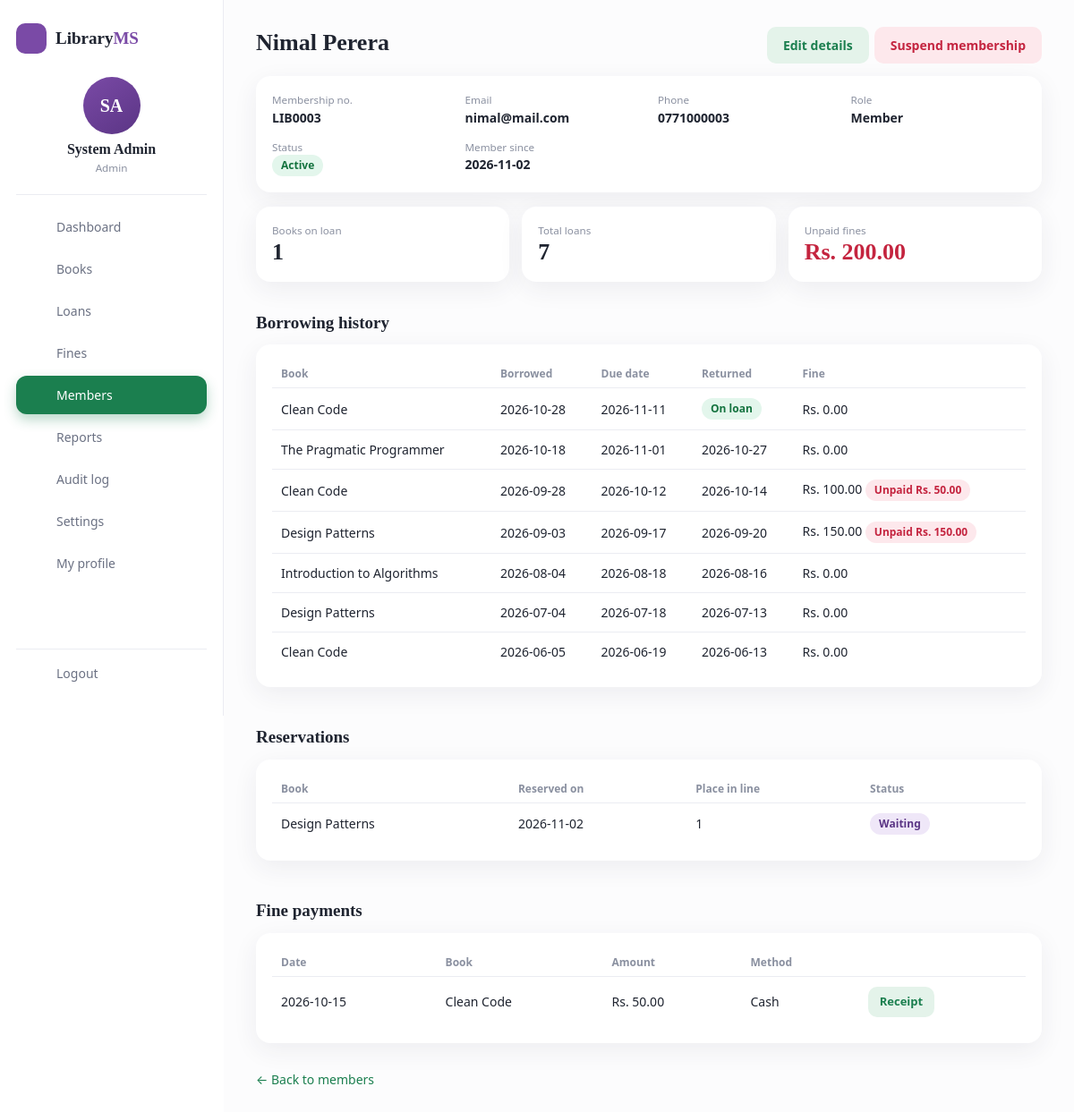
Page /index.php?url=members/show/3 (signed in) on the committed database.
### tables this page shows
CREATE TABLE users (
  id INT AUTO_INCREMENT PRIMARY KEY,
  name VARCHAR(100) NOT NULL,
  email VARCHAR(150) NOT NULL UNIQUE,
  password VARCHAR(255) NOT NULL,
  phone VARCHAR(30) NULL,
  role ENUM('admin','librarian','member') NOT NULL DEFAULT 'member',
  status ENUM('active','suspended') NOT NULL DEFAULT 'active',
  created_at TIMESTAMP DEFAULT CURRENT_TIMESTAMP
);

CREATE TABLE loans (
  id INT AUTO_INCREMENT PRIMARY KEY,
  book_id INT NOT NULL,
  user_id INT NOT NULL,
  borrowed_at DATETIME NOT NULL,
  due_date DATE NOT NULL,
  returned_at DATETIME NULL,
  fine_amount DECIMAL(10,2) NOT NULL DEFAULT 0,
  renewals INT NOT NULL DEFAULT 0,
  FOREIGN KEY (book_id) REFERENCES books(id) ON DELETE RESTRICT,
  FOREIGN KEY (user_id) REFERENCES users(id) ON DELETE RESTRICT
);

CREATE TABLE books (
  id INT AUTO_INCREMENT PRIMARY KEY,
  isbn VARCHAR(20) NOT NULL UNIQUE,
  title VARCHAR(200) NOT NULL,
  author VARCHAR(150) NOT NULL,
  category VARCHAR(80) NOT NULL,
  copies_total INT NOT NULL DEFAULT 1,
  copies_available INT NOT NULL DEFAULT 1,
  created_at TIMESTAMP DEFAULT CURRENT_TIMESTAMP
);

CREATE TABLE reservations (
  id INT AUTO_INCREMENT PRIMARY KEY,
  book_id INT NOT NULL,
  user_id INT NOT NULL,
  reserved_at TIMESTAMP DEFAULT CURRENT_TIMESTAMP,
  status ENUM('active','ready','fulfilled','cancelled','expired') NOT NULL DEFAULT 'active',
  ready_at DATETIME NULL,
  expires_on DATE NULL,
  FOREIGN KEY (book_id) REFERENCES books(id) ON DELETE CASCADE,
  FOREIGN KEY (user_id) REFERENCES users(id) ON DELETE CASCADE
);

CREATE TABLE payments (
  id INT AUTO_INCREMENT PRIMARY KEY,
  loan_id INT NOT NULL,
  user_id INT NOT NULL,
  amount DECIMAL(10,2) NOT NULL,
  method ENUM('cash','card','online','waived') NOT NULL DEFAULT 'cash',
  note VARCHAR(200) NULL,
  received_by INT NULL,
  paid_at DATETIME NOT NULL DEFAULT CURRENT_TIMESTAMP,
  FOREIGN KEY (loan_id) REFERENCES loans(id) ON DELETE RESTRICT,
  FOREIGN KEY (user_id) REFERENCES users(id) ON DELETE RESTRICT,
  FOREIGN KEY (received_by) REFERENCES users(id) ON DELETE SET NULL
);

### core/Controller.php (called while the page is built, shortened)
<?php
class Controller
{
    protected function view($view, $data = [])
    {
        extract($data);
        require ROOT . '/app/views/layout/header.php';
        require ROOT . '/app/views/' . $view . '.php';
        require ROOT . '/app/views/layout/footer.php';
    }
}

### app/controllers/MemberController.php (called while the page is built, shortened)
<?php
class MemberController extends Controller
{
    public function show($id = 0)
    {
        $u = (new User())->find((int)$id);
        $pay = new Payment();
        $this->view('members/show', [
            'u' => $u, 'loans' => (new Loan())->byUser((int)$id), 'reservations' => (new Reservation())->byUser((int)$id),
            'payments' => $pay->byUser((int)$id), 'outstanding' => $pay->outstandingForUser((int)$id),
            'isSelf' => (int)$id === (int)user()['id'],
        ]);
    }
}

### index.php (called while the page is built, shortened)
<?php
require ROOT . '/core/helpers.php';
spl_autoload_register(function ($class) {
    foreach (['core', 'app/models', 'app/controllers'] as $dir) {
        $file = ROOT . "/$dir/$class.php";
        if (is_file($file)) { require $file; return; }
    }
});
$parts  = explode('/', trim($_GET['url'] ?? '', '/'));
$key    = $parts[0] !== '' ? $parts[0] : (isset($_SESSION['user']) ? 'dashboard' : 'books');
$action = $parts[1] ?? ($key === 'auth' ? 'login' : 'index');
$params = array_slice($parts, 2);
$controller = new $class();
call_user_func_array([$controller, $action], $params);

### core/Database.php (called while the page is built)
<?php
class Database
{
    private static $pdo = null;
    public static function get()
    {
        if (self::$pdo === null) {
            $dsn = 'mysql:host=' . DB_HOST . ';dbname=' . DB_NAME . ';charset=utf8mb4';
            self::$pdo = new PDO($dsn, DB_USER, DB_PASS, [
                PDO::ATTR_ERRMODE            => PDO::ERRMODE_EXCEPTION,
                PDO::ATTR_DEFAULT_FETCH_MODE => PDO::FETCH_ASSOC,
                PDO::ATTR_EMULATE_PREPARES   => false,
                PDO::MYSQL_ATTR_INIT_COMMAND => "SET time_zone = '" . DB_TIMEZONE . "'",
            ]);
        }
        return self::$pdo;
    }
}

### core/Model.php (called while the page is built, shortened)
<?php
abstract class Model
{
    protected $db;
    public function __construct()
    {
        $this->db = Database::get();
    }
    protected function one($sql, $params = [])
    {
        $st = $this->db->prepare($sql);
        $st->execute($params);
        return $st->fetch();
    }
    protected function many($sql, $params = [])
    {
        $st = $this->db->prepare($sql);
        $st->execute($params);
        return $st->fetchAll();
    }
}

### app/models/User.php (called while the page is built, shortened)
<?php
class User extends Model
{
    public function find($id)
    {
        return $this->one('SELECT * FROM users WHERE id = ?', [$id]);
    }
}

### app/models/Loan.php (called while the page is built, shortened)
<?php
class Loan extends Model
{
    private function withFines($rows)
    {
        return $rows;
    }
    private function paidSql()
    {
        return '(SELECT COALESCE(SUM(p.amount), 0) FROM payments p WHERE p.loan_id = l.id) AS paid';
    }
    public function byUser($userId)
    {
        return $this->withFines($this->many(
            'SELECT l.*, b.title, u.name AS member, ' . $this->paidSql() . ' FROM loans l
             JOIN books b ON b.id = l.book_id JOIN users u ON u.id = l.user_id
             WHERE l.user_id = ? ORDER BY l.returned_at IS NOT NULL, l.borrowed_at DESC',
            [$userId]
        ));
    }
}

### app/models/Reservation.php (called while the page is built, shortened)
<?php
class Reservation extends Model
{
    private function positionSql()
    {
        return "(SELECT COUNT(*) FROM reservations r2 WHERE r2.book_id = r.book_id AND r2.status IN ('active', 'ready')
                 AND (r2.reserved_at < r.reserved_at OR (r2.reserved_at = r.reserved_at AND r2.id < r.id))) + 1";
    }
    public function byUser($userId)
    {
        return $this->many(
            'SELECT r.*, b.title, ' . $this->positionSql() . " AS place
             FROM reservations r JOIN books b ON b.id = r.book_id
             WHERE r.user_id = ? AND r.status IN ('active', 'ready') ORDER BY r.reserved_at",
            [$userId]
        );
    }
}

### app/models/Payment.php (called while the page is built, shortened)
<?php
class Payment extends Model
{
    public function byUser($userId)
    {
        return $this->many(
            'SELECT p.*, b.title FROM payments p JOIN loans l ON l.id = p.loan_id JOIN books b ON b.id = l.book_id
             WHERE p.user_id = ? ORDER BY p.paid_at DESC, p.id DESC',
            [$userId]
        );
    }
}

### app/views/members/show.php (the view, shortened to what this page needs)
<?php $onLoan = count(array_filter($loans, function ($l) { return !$l['returned_at']; })); ?>
<div class="page-head">
  <h1><?= e($u['name']) ?></h1>
  <div class="actions">
    <a class="btn light" href="<?= url('members/edit/' . $u['id']) ?>">Edit details</a>
    <?php if (!$isSelf): ?>
      <form method="post" action="<?= url('members/setStatus/' . $u['id']) ?>">
        <?php if ($u['status'] === 'suspended'): ?>
          <input type="hidden" name="status" value="active"><button class="btn">Reactivate membership</button>
        <?php else: ?>
          <input type="hidden" name="status" value="suspended"><button class="btn danger" onclick="return confirm('Suspend this membership? They will not be able to borrow.')">Suspend membership</button>
        <?php endif; ?>
      </form>
    <?php endif; ?>
  </div>
</div>
<div class="card kv">
  <div><small>Membership no.</small><b><?= e(member_no($u['id'])) ?></b></div>
  <div><small>Email</small><b><?= e($u['email']) ?></b></div>
  <div><small>Phone</small><b><?= e($u['phone'] ?: '-') ?></b></div>
  <div><small>Role</small><b><?= e(ucfirst($u['role'])) ?></b></div>
  <div><small>Status</small><b><?= $u['status'] === 'suspended' ? '<span class="pill dg">Suspended</span>' : '<span class="pill ok">Active</span>' ?></b></div>
  <div><small>Member since</small><b><?= e(substr($u['created_at'], 0, 10)) ?></b></div>
</div>
<div class="stats">
  <div class="card stat"><small>Books on loan</small><b><?= (int)$onLoan ?></b></div>
  <div class="card stat"><small>Total loans</small><b><?= count($loans) ?></b></div>
  <div class="card stat <?= $outstanding > 0 ? 'bad' : '' ?>"><small>Unpaid fines</small><b><?= money($outstanding) ?></b></div>
</div>
<h2>Borrowing history</h2>
<div class="card wrap">
  <table>
    <thead><tr><th>Book</th><th>Borrowed</th><th>Due date</th><th>Returned</th><th>Fine</th></tr></thead>
    <tbody>
    <?php foreach ($loans as $l): ?>
      <tr>
        <td><?= e($l['title']) ?></td><td><?= e(substr($l['borrowed_at'], 0, 10)) ?></td>
        <td><?= e($l['due_date']) ?><?php if ((int)$l['renewals'] > 0): ?> <span class="pill pr">renewed <?= (int)$l['renewals'] ?>x</span><?php endif; ?></td>
        <td><?= $l['returned_at'] ? e(substr($l['returned_at'], 0, 10)) : '<span class="pill ' . ($l['overdue'] ? 'dg">Overdue' : 'ok">On loan') . '</span>' ?></td>
        <td><?= money($l['fine']) ?>
          <?php if ($l['returned_at'] && (float)$l['fine_amount'] > 0): ?>
            <?= $l['balance'] > 0 ? '<span class="pill dg">Unpaid ' . e(money($l['balance'])) . '</span>' : '<span class="pill ok">Paid</span>' ?>
          <?php endif; ?></td>
      </tr>
    <?php endforeach; ?>
    </tbody>
  </table>
</div>
<h2>Reservations</h2>
<div class="card wrap">
  <table>
    <thead><tr><th>Book</th><th>Reserved on</th><th>Place in line</th><th>Status</th></tr></thead>
    <tbody>
    <?php foreach ($reservations as $r): ?>
      <tr><td><?= e($r['title']) ?></td><td><?= e(substr($r['reserved_at'], 0, 10)) ?></td><td><?= (int)$r['place'] ?></td>
        <td><?= $r['status'] === 'ready' ? '<span class="pill ok">Ready until ' . e($r['expires_on']) . '</span>' : '<span class="pill pr">Waiting</span>' ?></td></tr>
    <?php endforeach; ?>
    </tbody>
  </table>
</div>
<h2>Fine payments</h2>
<div class="card wrap">
  <table>
    <thead><tr><th>Date</th><th>Book</th><th>Amount</th><th>Method</th><th></th></tr></thead>
    <tbody>
    <?php foreach ($payments as $p): ?>
      <tr><td><?= e(substr($p['paid_at'], 0, 10)) ?></td><td><?= e($p['title']) ?></td><td><?= money($p['amount']) ?></td><td><?= e(ucfirst($p['method'])) ?></td>
        <td class="actions"><a class="btn light sm" href="<?= url('fines/receipt/' . $p['id']) ?>">Receipt</a></td></tr>
    <?php endforeach; ?>
    </tbody>
  </table>
</div>
<p><a href="<?= url('members') ?>">&larr; Back to members</a></p>

### public/css/style.css (style rules this page uses)
:root { --bg:#ecebe6; --card:#fff; --soft:#f6f6f9; --text:#1f2430; --muted:#8a90a0; --line:#ebecf2; --green:#1b7f4f; --green2:#e4f3ea; --purple:#7a4aa6; --purple2:#5b3585; --yellow:#f2c230; --okbg:#e3f6ec; --ok:#14733f; --dbg:#fde8ec; --d:#c4243f; --pr:#efe7f8; --prt:#5b3585; --shadow:0 8px 28px rgba(40,40,70,.07); --serif:Georgia,"Times New Roman",serif; }
* { box-sizing:border-box }
body { margin:0;background:var(--bg);color:var(--text);font:14px/1.5 system-ui,-apple-system,"Segoe UI",Roboto,sans-serif }
a { color:var(--green);text-decoration:none }
h1 { font:700 26px/1.2 var(--serif);margin:0 0 6px }
h2 { font:700 19px/1.3 var(--serif);margin:28px 0 12px }
.btn { display:inline-block;border:0;border-radius:10px;padding:10px 18px;font:inherit;font-weight:600;background:var(--green);color:#fff;cursor:pointer;text-align:center }
.btn.light { background:var(--green2);color:var(--green) }
.btn.danger { background:var(--dbg);color:var(--d) }
.btn.sm { padding:7px 13px;font-size:13px }
.page-head { display:flex;justify-content:space-between;align-items:center;gap:12px;margin-bottom:14px }
.card { background:var(--card);border-radius:16px;padding:18px;box-shadow:var(--shadow);margin-bottom:16px }
.stats { display:grid;grid-template-columns:repeat(auto-fit,minmax(190px,1fr));gap:14px;margin-bottom:6px }
.stats .card { margin-bottom:0 }
.stat small { color:var(--muted);display:block }
.stat b { font:700 26px var(--serif) }
.stat.bad b { color:var(--d) }
.wrap { overflow-x:auto }
table { width:100%;border-collapse:collapse;min-width:560px }
th { text-align:left;color:var(--muted);font-weight:600;font-size:12px;padding:6px 10px }
td { padding:11px 10px;border-top:1px solid var(--line);vertical-align:middle }
.actions { display:flex;gap:6px;align-items:center;flex-wrap:wrap }
.actions form { margin:0 }
.pill { padding:3px 10px;border-radius:999px;font-size:12px;font-weight:600;display:inline-block }
.ok { background:var(--okbg);color:var(--ok) }
.dg { background:var(--dbg);color:var(--d) }
.pr { background:var(--pr);color:var(--prt) }
.kv { display:grid;grid-template-columns:repeat(auto-fit,minmax(170px,1fr));gap:14px 20px }
.kv small { display:block;color:var(--muted) }
.kv b { display:block;font-weight:600 }

### rows in the picture
users: name "Nimal Perera", id "LIB0003", email "nimal@mail.com", phone "0771000003", role "Member", created_at "2026-11-02"
loans: book.title "Clean Code", borrowed_at "2026-10-28", due_date "2026-11-11", shows "On loan", renewals "Rs. 0.00"
loans: book.title "The Pragmatic Programmer", borrowed_at "2026-10-18", due_date "2026-11-01", returned_at "2026-10-27", renewals "Rs. 0.00"
loans: book.title "Clean Code", borrowed_at "2026-09-28", due_date "2026-10-12", returned_at "2026-10-14", fine "Rs. 100.00", balance "Rs. 50.00"
loans: book.title "Design Patterns", borrowed_at "2026-09-03", due_date "2026-09-17", returned_at "2026-09-20", fine "Rs. 150.00", balance "Rs. 150.00"
loans: book.title "Introduction to Algorithms", borrowed_at "2026-08-04", due_date "2026-08-18", returned_at "2026-08-16", renewals "Rs. 0.00"
loans: book.title "Design Patterns", borrowed_at "2026-07-04", due_date "2026-07-18", returned_at "2026-07-13", renewals "Rs. 0.00"
loans: book.title "Clean Code", borrowed_at "2026-06-05", due_date "2026-06-19", returned_at "2026-06-13", renewals "Rs. 0.00"
reservations: book.title "Design Patterns", reserved_at "2026-11-02", place "1", status "Waiting"
payments: paid_at "2026-10-15", books.title "Clean Code", amount "Rs. 50.00", method "Cash"

### other values in the picture
ui_initials(user()['name']) "SA"
user()['name'] "System Admin"
user()['role'] "Admin"
$onLoan "1"
count($loans) "7"
money($outstanding) "Rs. 200.00"
